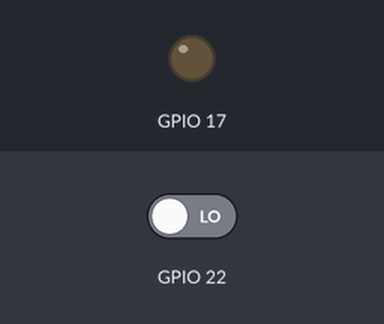
Bench run of a program on a simulated Raspberry Pi (BCM pin numbers). Shown: output pins drawn as LEDs (lit = HIGH). The test bench sets the inputs (shaded band); at power-on: GPIO 22 LOW.

Above: at 1.2 s.
1.3 s: GPIO 22 driven HIGH
At 1.8 s:
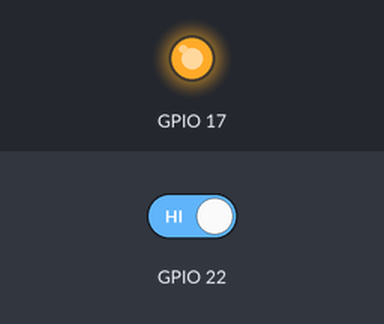
2.8 s: GPIO 22 driven LOW
At 4.1 s:
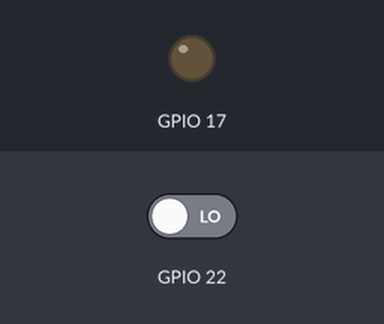
Timing chart, 0 to 5.8 s (numbered marks = the images above; inputs shaded):
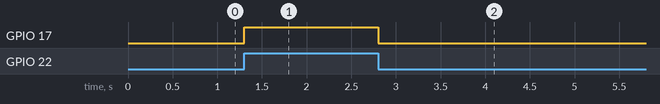

Measured:
- after the input at 1.3 s, GPIO 17: LOW → HIGH at once
- after the input at 2.8 s, GPIO 17: HIGH → LOW at once

The program:

hack_your_stuff.py
```python
#hack your stuff
import RPi.GPIO as GPIO

GPIO.setmode(GPIO.BCM)
GPIO.setup(17, GPIO.OUT)
GPIO.setup(22, GPIO.IN)

while True:
	if GPIO.input(22):
		GPIO.output(17, GPIO.HIGH)
	else:
		GPIO.output(17, GPIO.LOW)
```
